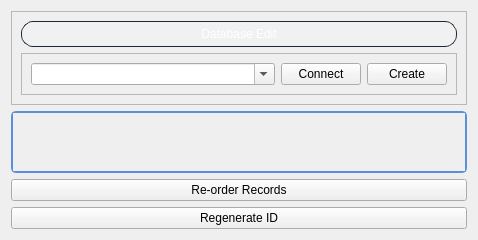
            <widget class="QWidget" name="databaseEdit_Page">
             <layout class="QVBoxLayout" name="verticalLayout_11">
              <item>
               <widget class="QFrame" name="databaseConnect_Frame_2">
                <property name="sizePolicy">
                 <sizepolicy hsizetype="Preferred" vsizetype="Preferred">
                  <horstretch>0</horstretch>
                  <verstretch>1</verstretch>
                 </sizepolicy>
                </property>
                <property name="maximumSize">
                 <size>
                  <width>16777215</width>
                  <height>130</height>
                 </size>
                </property>
                <property name="frameShape">
                 <enum>QFrame::StyledPanel</enum>
                </property>
                <property name="frameShadow">
                 <enum>QFrame::Raised</enum>
                </property>
                <layout class="QVBoxLayout" name="verticalLayout_10">
                 <item>
                  <widget class="QPushButton" name="databaseEdit_label">
                   <property name="enabled">
                    <bool>false</bool>
                   </property>
                   <property name="styleSheet">
                    <string notr="true">QPushButton {
    background-color: rgba(255,255,255,30); /* Steam's Button Background Color */
    color: #ffffff; /* White text for buttons */
    border: 1px solid #1b2838;
    border-radius: 12px;
    padding: 5px 10px;
}</string>
                   </property>
                   <property name="text">
                    <string>Database Edit</string>
                   </property>
                   <property name="icon">
                    <iconset resource="icons.qrc">
                     <normaloff>:/file_open/icons/icons8-database-100.png</normaloff>:/file_open/icons/icons8-database-100.png</iconset>
                   </property>
                  </widget>
                 </item>
                 <item>
                  <widget class="QFrame" name="databaseBrowse_Frame_2">
                   <property name="sizePolicy">
                    <sizepolicy hsizetype="Preferred" vsizetype="Preferred">
                     <horstretch>0</horstretch>
                     <verstretch>2</verstretch>
                    </sizepolicy>
                   </property>
                   <property name="frameShape">
                    <enum>QFrame::StyledPanel</enum>
                   </property>
                   <property name="frameShadow">
                    <enum>QFrame::Raised</enum>
                   </property>
                   <layout class="QHBoxLayout" name="horizontalLayout_9">
                    <item>
                     <widget class="QComboBox" name="DatabaseChoice_ComboBox_2">
                      <property name="sizePolicy">
                       <sizepolicy hsizetype="Preferred" vsizetype="Fixed">
                        <horstretch>8</horstretch>
                        <verstretch>0</verstretch>
                       </sizepolicy>
                      </property>
                      <property name="editable">
                       <bool>true</bool>
                      </property>
                      <property name="placeholderText">
                       <string>Choose a DataBase, then click connect</string>
                      </property>
                     </widget>
                    </item>
                    <item>
                     <widget class="QPushButton" name="DatabaseConnect_Button_2">
                      <property name="sizePolicy">
                       <sizepolicy hsizetype="Preferred" vsizetype="Fixed">
                        <horstretch>1</horstretch>
                        <verstretch>0</verstretch>
                       </sizepolicy>
                      </property>
                      <property name="text">
                       <string>Connect</string>
                      </property>
                      <property name="icon">
                       <iconset resource="icons.qrc">
                        <normaloff>:/file_open/icons/icons8-connect-100.png</normaloff>:/file_open/icons/icons8-connect-100.png</iconset>
                      </property>
                     </widget>
                    </item>
                    <item>
                     <widget class="QPushButton" name="DatabaseCreate_Button">
                      <property name="sizePolicy">
                       <sizepolicy hsizetype="Preferred" vsizetype="Fixed">
                        <horstretch>1</horstretch>
                        <verstretch>0</verstretch>
                       </sizepolicy>
                      </property>
                      <property name="text">
                       <string>Create</string>
                      </property>
                      <property name="icon">
                       <iconset resource="icons.qrc">
                        <normaloff>:/file_open/icons/icons8-add-database-100.png</normaloff>:/file_open/icons/icons8-add-database-100.png</iconset>
                      </property>
                     </widget>
                    </item>
                   </layout>
                  </widget>
                 </item>
                </layout>
               </widget>
              </item>
              <item>
               <widget class="QScrollArea" name="scrollArea">
                <property name="sizePolicy">
                 <sizepolicy hsizetype="Expanding" vsizetype="Expanding">
                  <horstretch>0</horstretch>
                  <verstretch>9</verstretch>
                 </sizepolicy>
                </property>
                <property name="contextMenuPolicy">
                 <enum>Qt::DefaultContextMenu</enum>
                </property>
                <property name="styleSheet">
                 <string notr="true">QScrollArea {
    border: 2px solid #5a90d8; /* Border color */
    background-color: #171a21; /* Steam's Dark Theme Background Color */
	border-radius: 5px;
}

QScrollBar:vertical {
    border: none;
    background: #171a21; /* Steam's Scroll Bar Background */
    width: 12px;
    margin: 0px 0px 0px 0px;
}

QScrollBar::handle:vertical {
    background: #5a90d8; /* Steam's Scroll Bar Handle */
    min-height: 20px;
    border-radius: 6px;
}

QScrollBar::add-line:vertical {
    background: none;
}

QScrollBar::sub-line:vertical {
    background: none;
}

QScrollBar::add-page:vertical, QScrollBar::sub-page:vertical {
    background: none;
}
</string>
                </property>
                <property name="frameShape">
                 <enum>QFrame::Panel</enum>
                </property>
                <property name="frameShadow">
                 <enum>QFrame::Sunken</enum>
                </property>
                <property name="lineWidth">
                 <number>3</number>
                </property>
                <property name="midLineWidth">
                 <number>2</number>
                </property>
                <property name="sizeAdjustPolicy">
                 <enum>QAbstractScrollArea::AdjustToContents</enum>
                </property>
                <property name="widgetResizable">
                 <bool>true</bool>
                </property>
                <property name="alignment">
                 <set>Qt::AlignHCenter|Qt::AlignTop</set>
                </property>
                <widget class="QWidget" name="scrollAreaWidgetContents">
                 <property name="geometry">
                  <rect>
                   <x>0</x>
                   <y>0</y>
                   <width>642</width>
                   <height>393</height>
                  </rect>
                 </property>
                 <layout class="QVBoxLayout" name="verticalLayout_22">
                  <item>
                   <layout class="QVBoxLayout" name="databaseRecords_layout"/>
                  </item>
                 </layout>
                </widget>
               </widget>
              </item>
              <item>
               <widget class="QPushButton" name="databaseReOrder_Button">
                <property name="sizePolicy">
                 <sizepolicy hsizetype="Minimum" vsizetype="Fixed">
                  <horstretch>0</horstretch>
                  <verstretch>1</verstretch>
                 </sizepolicy>
                </property>
                <property name="text">
                 <string>Re-order Records</string>
                </property>
                <property name="icon">
                 <iconset resource="icons.qrc">
                  <normaloff>:/file_open/icons/icons8-sort-96.png</normaloff>:/file_open/icons/icons8-sort-96.png</iconset>
                </property>
               </widget>
              </item>
              <item>
               <widget class="QPushButton" name="databaseRegenID_Button">
                <property name="sizePolicy">
                 <sizepolicy hsizetype="Minimum" vsizetype="Fixed">
                  <horstretch>0</horstretch>
                  <verstretch>1</verstretch>
                 </sizepolicy>
                </property>
                <property name="text">
                 <string>Regenerate ID</string>
                </property>
                <property name="icon">
                 <iconset resource="icons.qrc">
                  <normaloff>:/file_open/icons/icons8-sort-96.png</normaloff>:/file_open/icons/icons8-sort-96.png</iconset>
                </property>
               </widget>
              </item>
             </layout>
            </widget>
